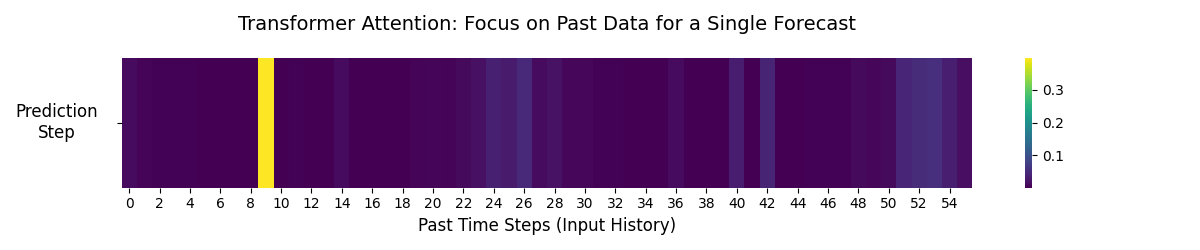

Here is the Python script that generated this plot:
import numpy as np
import torch
import torch.nn as nn
import matplotlib.pyplot as plt
import seaborn as sns

# --- 1. Generate Synthetic Time Series Data ---
# Create a series with a strong seasonal pattern (e.g., weekly) so attention has something to learn.
time = np.arange(0, 400)
# A strong seasonal component every 28 days + some trend + noise
seasonality_period = 28
amplitude = 10
trend_slope = 0.05
noise_level = 1.5
series = (
    amplitude * np.sin(2 * np.pi * time / seasonality_period)
    + trend_slope * time
    + np.random.randn(len(time)) * noise_level
)


# --- 2. Prepare Data for the Model ---
def create_inout_sequences(input_data, tw):
    """Creates sliding window sequences for time series forecasting."""
    inout_seq = []
    L = len(input_data)
    for i in range(L - tw):
        train_seq = input_data[i : i + tw]
        train_label = input_data[i + tw : i + tw + 1]
        inout_seq.append((train_seq, train_label))
    return inout_seq


input_window = 56  # Use a window of two full cycles (2 * 28)
all_sequences = create_inout_sequences(series, input_window)

# Convert to PyTorch tensors
# Using np.array first is more efficient as the warning suggests
X_np = np.array([seq for seq, _ in all_sequences])
y_np = np.array([label for _, label in all_sequences])
X = torch.FloatTensor(X_np).unsqueeze(-1)  # Add feature dim
y = torch.FloatTensor(y_np)


# --- 3. Define the Transformer Model (Same as before) ---
class TimeSeriesTransformer(nn.Module):
    def __init__(self, input_dim=1, d_model=32, nhead=4, num_layers=1, dropout=0.1):
        super(TimeSeriesTransformer, self).__init__()
        self.d_model = d_model
        self.input_projection = nn.Linear(input_dim, d_model)
        self.attention = nn.MultiheadAttention(
            d_model, nhead, dropout=dropout, batch_first=True
        )
        self.linear_net = nn.Sequential(
            nn.Linear(d_model, d_model * 2), nn.ReLU(), nn.Linear(d_model * 2, d_model)
        )
        self.norm1 = nn.LayerNorm(d_model)
        self.norm2 = nn.LayerNorm(d_model)
        self.dropout = nn.Dropout(dropout)
        self.output_layer = nn.Linear(d_model, 1)

    def forward(self, src):
        src = self.input_projection(src)
        attn_output, attn_weights = self.attention(src, src, src, need_weights=True)
        src = self.norm1(src + self.dropout(attn_output))
        ff_output = self.linear_net(src)
        src = self.norm2(src + self.dropout(ff_output))
        prediction_input = src[:, -1, :]
        output = self.output_layer(prediction_input)
        return output, attn_weights


# --- 4. Train the Model (Briefly - Same as before) ---
model = TimeSeriesTransformer(nhead=4, d_model=32)
criterion = nn.MSELoss()
optimizer = torch.optim.Adam(model.parameters(), lr=0.001)

epochs = 30
# Combine data for easier batching if desired, but simple loop is fine for this example
train_data = torch.utils.data.TensorDataset(X, y)
train_loader = torch.utils.data.DataLoader(train_data, batch_size=16, shuffle=True)

for epoch in range(epochs):
    for seq, labels in train_loader:
        optimizer.zero_grad()
        model.train()
        y_pred, _ = model(seq)
        loss = criterion(y_pred, labels)
        loss.backward()
        optimizer.step()

    if (epoch + 1) % 10 == 0:
        print(f"Epoch {epoch+1} Loss: {loss.item():.4f}")

# --- 5. Visualize Attention for a Single Sample (CORRECTED LOGIC) ---
model.eval()

# Let's pick a sample from our dataset
sample_idx = 150
input_sample = X[sample_idx].unsqueeze(0)  # Add batch dimension

# Get prediction and attention weights
prediction, attention_weights = model(input_sample)

# attention_weights shape is [batch_size, query_len, key_len] -> [1, 56, 56]
# The weights are already averaged across heads by default.

# **THE CRITICAL FIX IS HERE:**
# We don't need the faulty .mean() line. We slice directly from the output.
# We want the attention scores from the LAST query step to all key steps.
last_step_attention = attention_weights[:, -1, :]  # -> Shape [1, 56]

# Convert to a NumPy array for plotting.
attention_to_plot = last_step_attention.detach().numpy()

# Create the plot
fig, ax = plt.subplots(figsize=(12, 2.5))
sns.heatmap(attention_to_plot, cmap="viridis", cbar=True, ax=ax)

ax.set_xlabel("Past Time Steps (Input History)", fontsize=12)
ax.set_yticklabels([])
ax.set_ylabel("Prediction\nStep", rotation=0, labelpad=40, va="center", fontsize=12)
ax.set_title(
    "Transformer Attention: Focus on Past Data for a Single Forecast",
    fontsize=14,
    pad=20,
)
plt.tight_layout()
plt.show()
